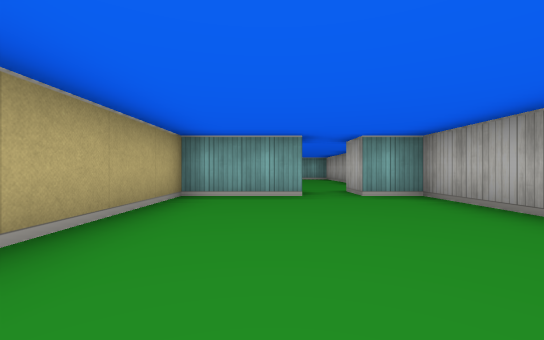
View 1 (above)

12 first-person views from a walk through a cub3D ray-caster map. The camera is about half as high as the walls, looks level and sees 90° across. The floor is counted in squares. Each view is taken from the middle of a square. On the plan, view 1 faces up. The plan holds only what a view shows up to about 9 squares ahead; the rest is blank.

View 2
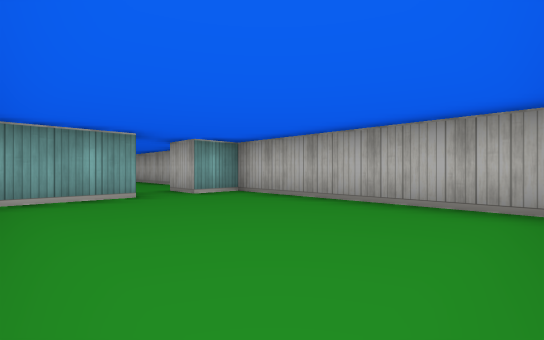

View 3
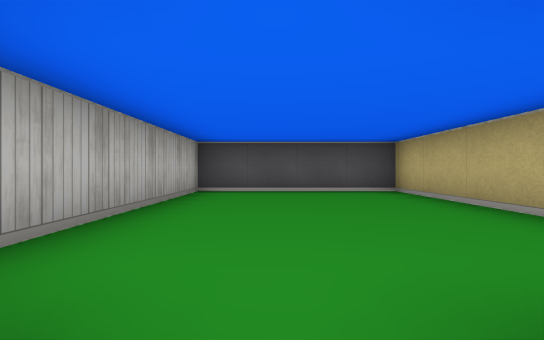

View 4
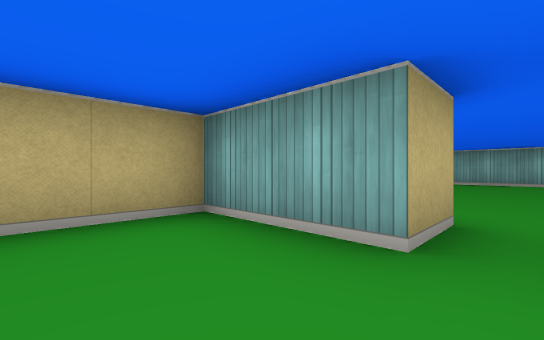

View 5
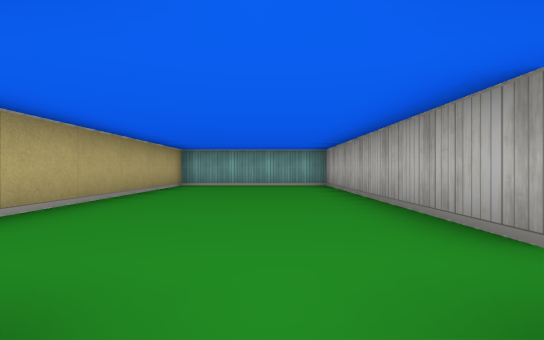

View 6
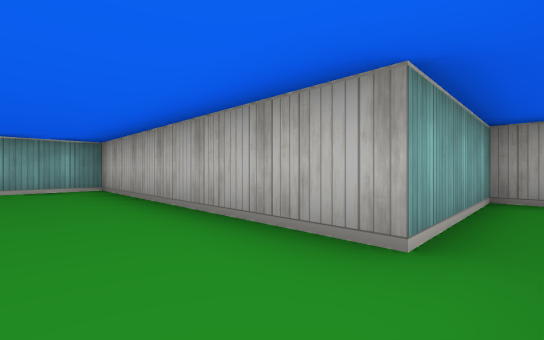

View 7
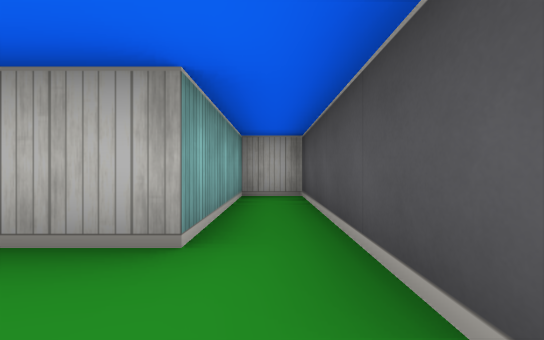

View 8
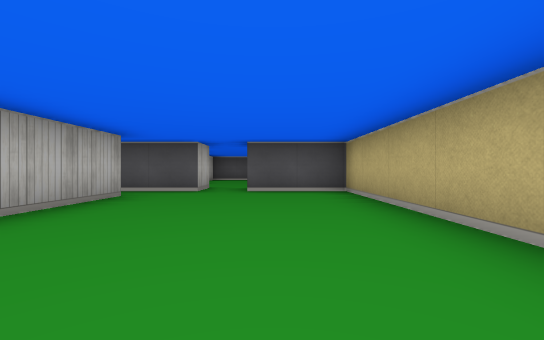

View 9
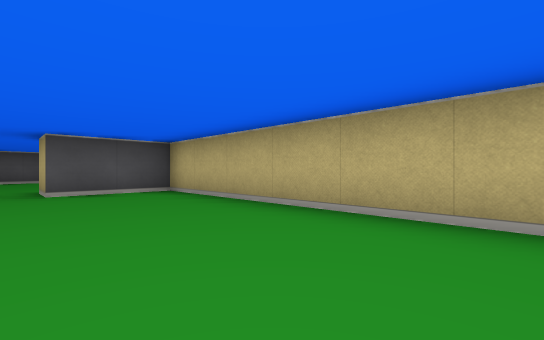

View 10
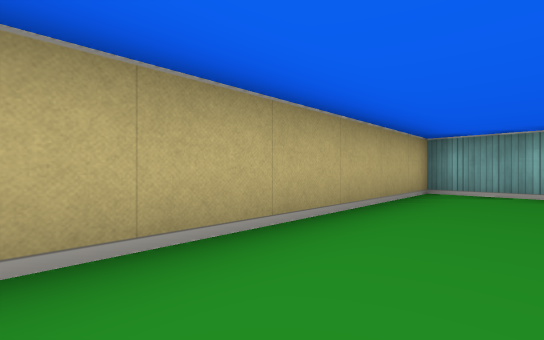

View 11
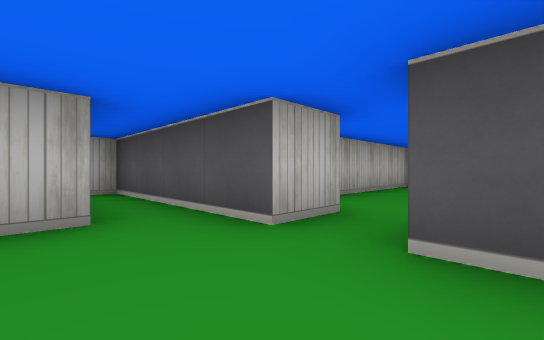

View 12
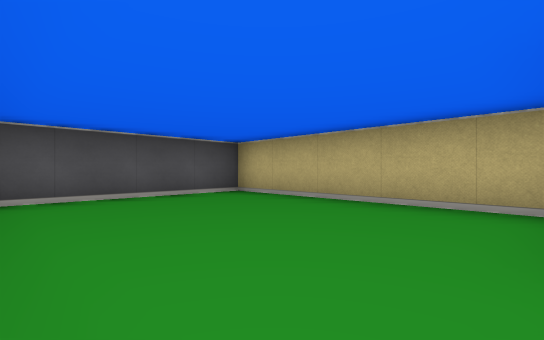

### Floor plan
Ten units are one square. View 1 is at (0, 0); x grows to the right and y downward. Boxes are objects, and circles mark ways between rooms. Rooms are numbered by the first view taken in them; rooms with no view inside come last. Other rooms are left out.
<svg viewBox="-20 -130 80 140">
<path fill="none" stroke="#000" d="M5 -45 -15 -45 -15 5 25 5 25 -45 15 -45M15 -45 15 -55 55 -55 55 -65 25 -65 25 -125 -15 -125 -15 -55 5 -55 5 -45"/>
<circle cx="10" cy="-50" r="3" fill="#2a7"/>
<text x="0" y="-20">1</text>
<text x="10" y="-90">2</text>
</svg>
Room 1 opens to room 2.

Where each view was taken, in squares from view 1:
view 1: 0 up, 0 right, facing up
view 2: 0 up, 1 left, facing up-right
view 3: 5 up, 1 right, facing down
view 4: 3 up, 1 right, facing up-left
view 5: 5 up, 1 right, facing up
view 6: 6 up, 1 right, facing up-right
view 7: 6 up, 1 right, facing right
view 8: 11 up, 0 right, facing down
view 9: 11 up, 1 right, facing down-left
view 10: 7 up, 0 right, facing up-left
view 11: 7 up, 0 right, facing down-right
view 12: 4 up, 2 right, facing down-left
